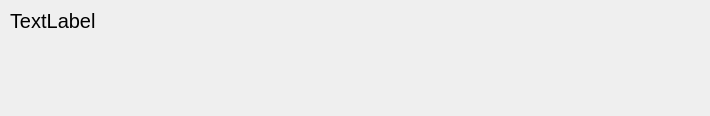
<?xml version="1.0" encoding="UTF-8"?>
<ui version="4.0">
 <class>ListItem</class>
 <widget class="QWidget" name="ListItem">
  <property name="geometry">
   <rect>
    <x>0</x>
    <y>0</y>
    <width>710</width>
    <height>116</height>
   </rect>
  </property>
  <property name="minimumSize">
   <size>
    <width>0</width>
    <height>100</height>
   </size>
  </property>
  <property name="windowTitle">
   <string>Form</string>
  </property>
  <widget class="QLabel" name="label">
   <property name="geometry">
    <rect>
     <x>10</x>
     <y>0</y>
     <width>201</width>
     <height>41</height>
    </rect>
   </property>
   <property name="font">
    <font>
     <pointsize>15</pointsize>
    </font>
   </property>
   <property name="text">
    <string>TextLabel</string>
   </property>
  </widget>
 </widget>
 <resources/>
 <connections/>
</ui>
